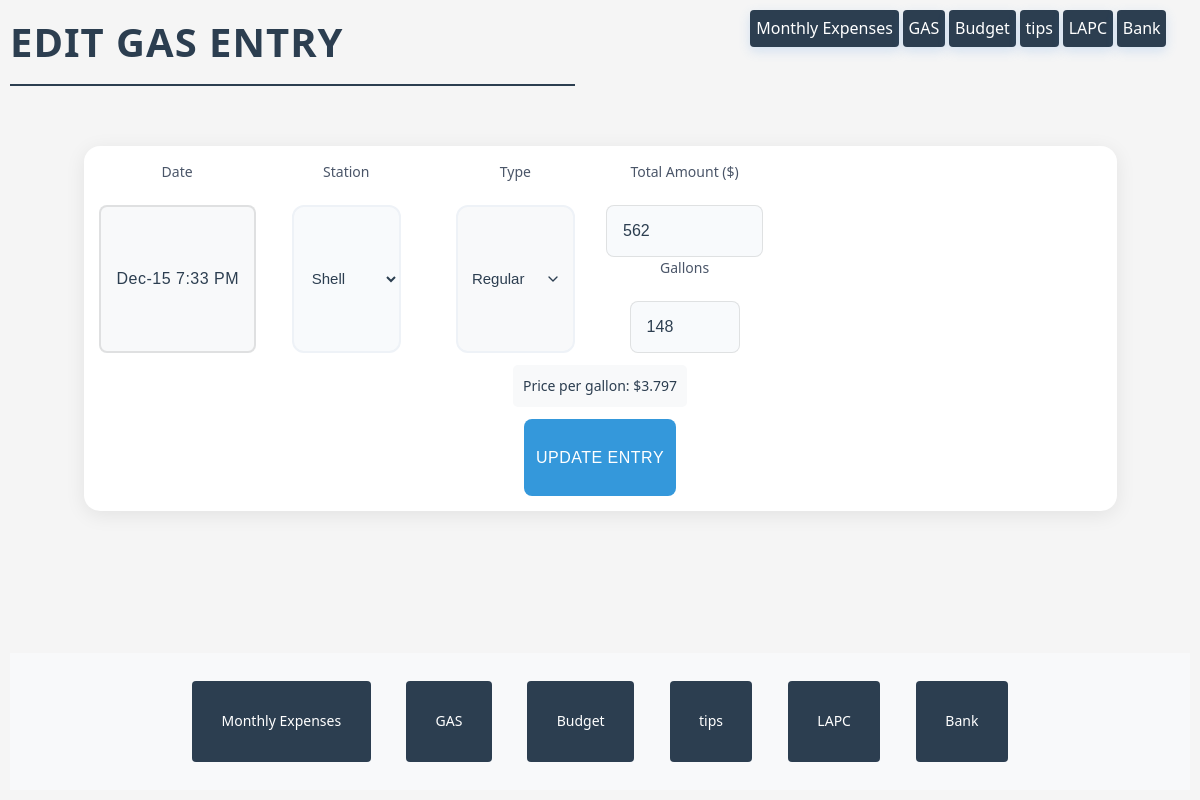
/gas/edit_gas.php?id=11, run on the app's committed database.
### tables this page shows
CREATE TABLE gas (
            id INTEGER PRIMARY KEY AUTOINCREMENT,
            date TEXT NOT NULL,
            year INTEGER NOT NULL,
            station TEXT NOT NULL,
            type TEXT NOT NULL,
            amount REAL NOT NULL,
            gallons REAL NOT NULL,
            price_per_gallon REAL NOT NULL
        );

### gas/edit_gas.php (the view, shortened to what this page needs)
<?php
require_once '../db_connect.php';
$db = new Database();
$entry = null;
if (isset($_GET['id'])) {
    $entry = $db->getGasEntryById($_GET['id']);
}
?>
<!DOCTYPE html>
<html lang="en">
<head>
    <link rel="stylesheet" href="gas.css">
    <link rel="stylesheet" href="../style.css">
</head>
<body>
    <div class="links">
        <h1>Edit Gas Entry</h1>
    </div>
    <form method="POST" action="" class="gas-form">
        <div class="field">
            <label for="date">Date</label>
            <input type="text" id="date" name="date" value="<?php echo htmlspecialchars($entry['date']); ?>" required>
        </div>
        <div class="field">
            <label for="station">Station</label>
            <select id="station" name="station" required>
                <option value="Shell" <?php echo $entry['station'] === 'Shell' ? 'selected' : ''; ?>>Shell</option>
            </select>
        </div>
        <div class="field">
            <label for="type">Type</label>
            <select id="type" name="type" required>
                <option value="Regular" <?php echo $entry['type'] === 'Regular' ? 'selected' : ''; ?>>Regular</option>
            </select>
        </div>
        <div class="field">
            <label for="amount">Total Amount ($)</label>
            <input type="number" id="amount" name="amount" step="0.01" required
                   value="<?php echo htmlspecialchars($entry['amount']); ?>"
                   oninput="calculatePPG()">
            <label for="gallons">Gallons</label>
            <input type="number" id="gallons" name="gallons" step="0.001" required
                   value="<?php echo htmlspecialchars($entry['gallons']); ?>"
                   oninput="calculatePPG()">
        </div>
        <div id="ppgDisplay" class="calculated">
            Price per gallon: $<?php echo number_format($entry['price_per_gallon'], 3); ?>
        </div>
        <input type="submit" value="Update Entry">
    </form>
</body>
</html>

### gas/gas.css (style rules this page uses)
.gas-form { display: grid; grid-template-columns: repeat(auto-fill, minmax(150px, 1fr)); gap: 12px; padding: 15px; background: #ffffff; border-radius: 16px; box-shadow: 0 4px 20px rgba(0, 0, 0, 0.08); margin: 40px auto; position: relative; overflow-x: auto; white-space: nowrap; -webkit-overflow-scrolling: touch; scrollbar-width: thin; scrollbar-color: #3498db #f8fafc; min-width: min-content; }
.gas-form .field { position: relative; display: flex; flex-direction: column; align-items: center; min-width: 120px; }
input[name="date"], select[name="type"], select[name="station"], input[name="item"], input[name="place"], input[name="amount"] { width: 100%; max-width: fit-content; }
.gas-form input, .gas-form select { width: 70%; padding: 10px 14px; border: 2px solid #eef2f7; border-radius: 12px; background-color: #f8fafc; font-size: 15px; transition: all 0.2s ease; box-sizing: border-box; color: #2c3e50; }
.gas-form label { font-weight: 500; color: #4a5568; margin-bottom: 4px; font-size: 14px; display: block; }
.gas-form input[type="submit"] { grid-column: 1 / -1; background: #3498db; color: white; border: none; padding: 12px; font-weight: 500; cursor: pointer; transition: transform 0.2s; width: auto; }
.gas-form input[type="number"] { appearance: textfield; -moz-appearance: textfield; }
.calculated { grid-column: 1 / -1; text-align: center; padding: 10px; background: #f8f9fa; border-radius: 5px; font-size: 14px; color: #2c3e50; }
#ppgDisplay { width: fit-content; align-self: center; margin-left: auto; margin-right: auto; text-align: center; }

### style.css (style rules this page uses)
html, body { margin: 0; padding: 0; background-color: #f5f5f5; }
body { color: #333; font-family: "Segoe UI", Arial, sans-serif; line-height: 1.6; padding: 10px; box-sizing: border-box; max-width: 100vw; overflow-x: hidden; padding-bottom: fit-content; display: flex; flex-direction: column; min-height: 100vh; margin: 0; }
h1 { margin-top: 0; color: #2c3e50; margin-bottom: 20px; font-weight: 700; font-size: 2.5em; text-transform: uppercase; letter-spacing: 1px; border-bottom: 2px solid #2c3e50; display: inline; padding-right: 20%; padding-bottom: 10px; }
form { width: 85%; margin: 2rem auto; background: linear-gradient( to right bottom, rgba(255, 255, 255, 0.95), rgba(240, 240, 240, 0.98) ); padding: 2rem; border-radius: 15px; box-shadow: 0 10px 25px rgba(0, 0, 0, 0.1); display: flex; flex-direction: column; gap: 1.5rem; transition: box-shadow 0.3s ease, transform 0.3s ease; }
input[type="text"], input[type="number"], select { padding: 1rem; margin-top: 1.1rem; border: 1px solid rgba(0, 0, 0, 0.1); border-radius: 8px; font-size: 1rem; height: 120%; box-sizing: border-box; transition: border-color 0.2s ease, box-shadow 0.2s ease; }
input[name="date"], select[name="type"] { background-color: #f8f9fa; border-width: 2px; font-weight: 500; }
input[name="date"] { color: #2c3e50; letter-spacing: 0.5px; }
select[name="type"] { color: #2c3e50; cursor: pointer; background-repeat: no-repeat; background-position: right 12px center; background-size: 16px; padding-right: 40px; -webkit-appearance: none; -moz-appearance: none; appearance: none; }
input[type="submit"] { width: 180px; height: 77px; margin: 0 auto; background-color: #4a90e2; color: white; border: none; border-radius: 8px; font-size: 1rem; font-weight: 600; cursor: pointer; transition: all 0.3s ease; text-transform: uppercase; letter-spacing: 0.5px; }
input[name="date"], select[name="type"], input[name="item"], input[name="place"], input[name="amount"] { grid-column: auto; width: 200%; min-width: 0; }
input[name="amount"] { padding-right: 8px; }
.links { display: inline; text-align: right; padding-right: 2%; }
.links h1 { float: left; display: inline; }

### data on the page
gas: date "Dec-15 7:33 PM", station "Shell", type "Regular", amount "562", gallons "148", price_per_gallon "3.797"
